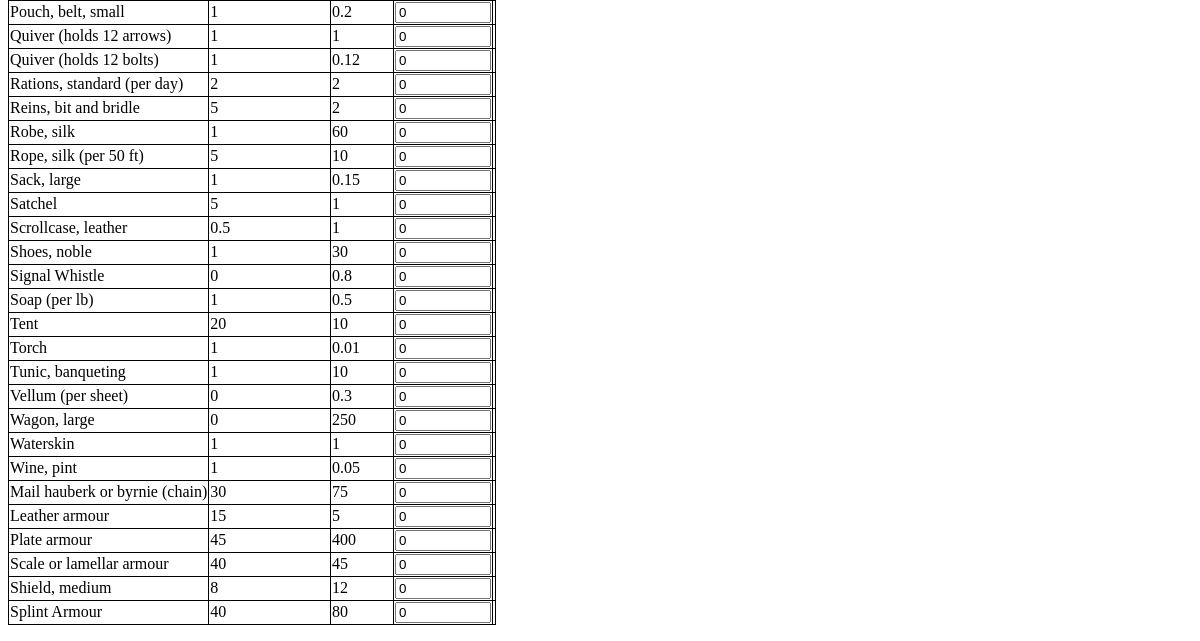
/osric_character_tools/selectequipment.php (lower part), run on an earlier commit of the app's database.
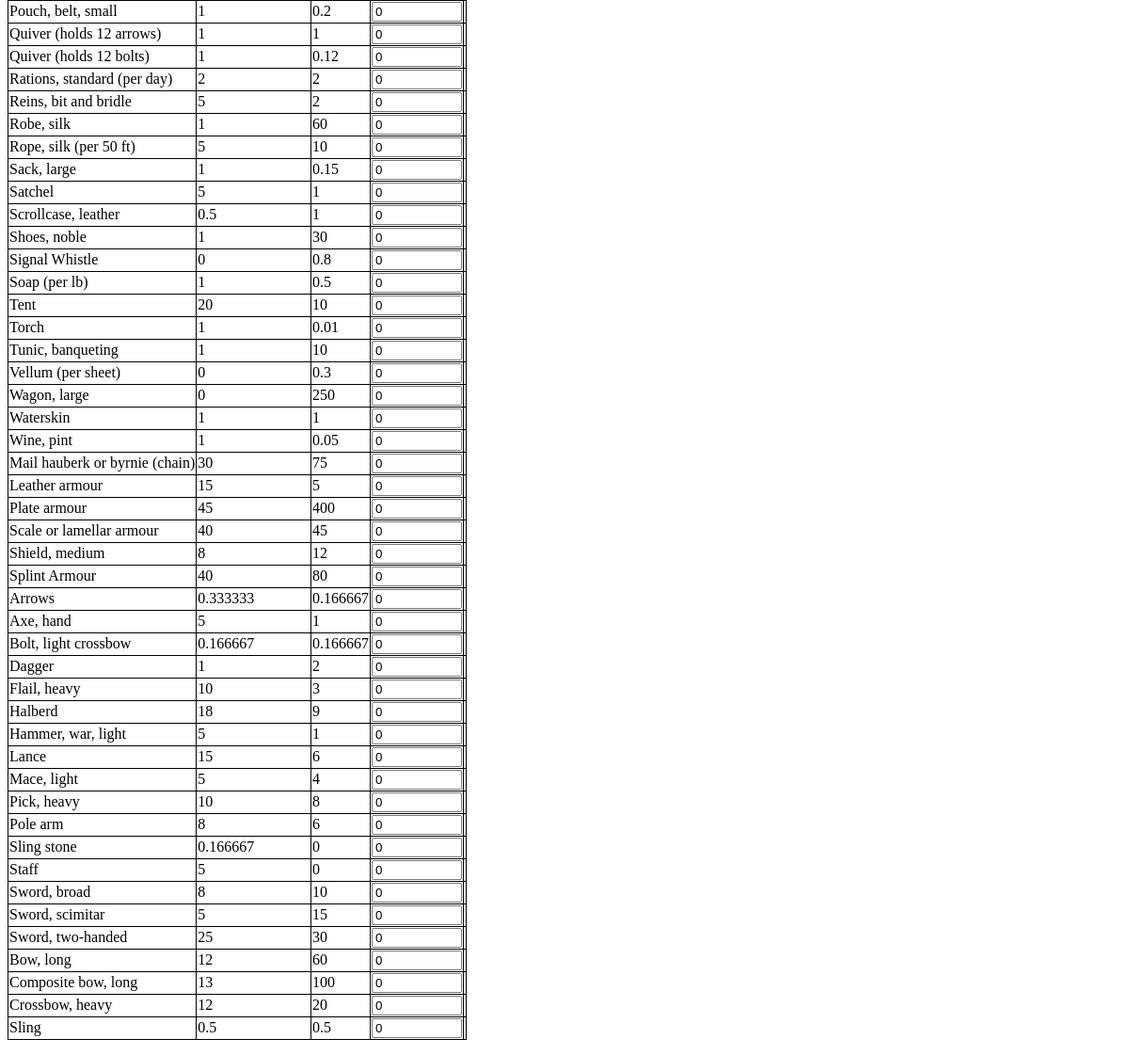
And on a later commit of the database.
### tables this page shows
CREATE TABLE IF NOT EXISTS `items` (
  `ItemName` varchar(64) DEFAULT NULL,
  `ItemEncumbrance` float NOT NULL,
  `ItemCost` float NOT NULL,
  `ItemId` bigint(20) unsigned NOT NULL AUTO_INCREMENT,
  UNIQUE KEY `ItemId` (`ItemId`)
);

### osric_character_tools/inc/OsricDb.php (called while the page is built, shortened)
<?php
class OsricDb
{
	protected $cxn;
	public function doInit($aHost,$aUser,$aPasswd)
	{
		$aDbname = "osric_db";
		$this->cxn = mysqli_connect($aHost,$aUser,$aPasswd,$aDbname) or die("Couldn't connect to server");
	}
	public function getItems()
	{
		$query = "SELECT * FROM items";
		$result = mysqli_query($this->cxn,$query) or die("Couldn't execute query: ".$query);
		for($result_set = array();$row = mysqli_fetch_assoc($result);$result_set[]=$row);
		return $result_set;
	}
}
?>

### osric_character_tools/selectequipment.php (the view, shortened to what this page needs)
<?php
require_once(dirname(__FILE__)."/inc/OsricDb.php");
$myOsricDb = new OsricDb();
$myOsricDb->doInit($host,$user,$passwd);
?>
<html>
<link rel="stylesheet" type="text/css" href="./css/class.css" />
<body>
<form action="addToCharacterInventory.php" method="POST">
<?php
$items = $myOsricDb->getItems();
echo "<table id='osric_equipment_not_carried'>";
$num_rows = count($items);
for($i=0;$i<$num_rows;$i++)
{
	$row = $items[$i];
	echo "<tr>";
	echo "<td>{$row['ItemName']}</td>";
	echo "<td>{$row['ItemEncumbrance']}</td>";
	echo "<td>{$row['ItemCost']}</td>";
	$itemId = $row['ItemId'];
	echo "<td><input type='number' min='0' max='9999999' name='item[{$i}][quantity]' value='0'></input></td>";
	echo "<td><input type='hidden' name='item[{$i}][itemId]' value='{$itemId}'></input></td>";
	echo "</tr>";
	$i = $i + 1;
}
echo "</table>";
?>
</form>
</body>
</html>

### osric_character_tools/css/class.css (style rules this page uses)
table { border: 1px solid black; border-collapse: collapse; }

What changed in the data, as far as the page shows it:
added items: ItemName "Arrows", ItemEncumbrance "0.333333", ItemCost "0.166667"
added items: ItemName "Axe, hand", ItemEncumbrance "5", ItemCost "1"
added items: ItemName "Bolt, light crossbow", ItemEncumbrance "0.166667", ItemCost "0.166667"
added items: ItemName "Dagger", ItemEncumbrance "1", ItemCost "2"
added items: ItemName "Flail, heavy", ItemEncumbrance "10", ItemCost "3"
added items: ItemName "Halberd", ItemEncumbrance "18", ItemCost "9"
added items: ItemName "Hammer, war, light", ItemEncumbrance "5", ItemCost "1"
added items: ItemName "Lance", ItemEncumbrance "15", ItemCost "6"
added items: ItemName "Mace, light", ItemEncumbrance "5", ItemCost "4"
added items: ItemName "Pick, heavy", ItemEncumbrance "10", ItemCost "8"
added items: ItemName "Pole arm", ItemEncumbrance "8", ItemCost "6"
added items: ItemName "Sling stone", ItemEncumbrance "0.166667", ItemCost "0"
added items: ItemName "Staff", ItemEncumbrance "5", ItemCost "0"
added items: ItemName "Sword, broad", ItemEncumbrance "8", ItemCost "10"
added items: ItemName "Sword, scimitar", ItemEncumbrance "5", ItemCost "15"
added items: ItemName "Sword, two-handed", ItemEncumbrance "25", ItemCost "30"
added items: ItemName "Bow, long", ItemEncumbrance "12", ItemCost "60"
added items: ItemName "Composite bow, long", ItemEncumbrance "13", ItemCost "100"
added items: ItemName "Crossbow, heavy", ItemEncumbrance "12", ItemCost "20"
added items: ItemName "Sling", ItemEncumbrance "0.5", ItemCost "0.5"
